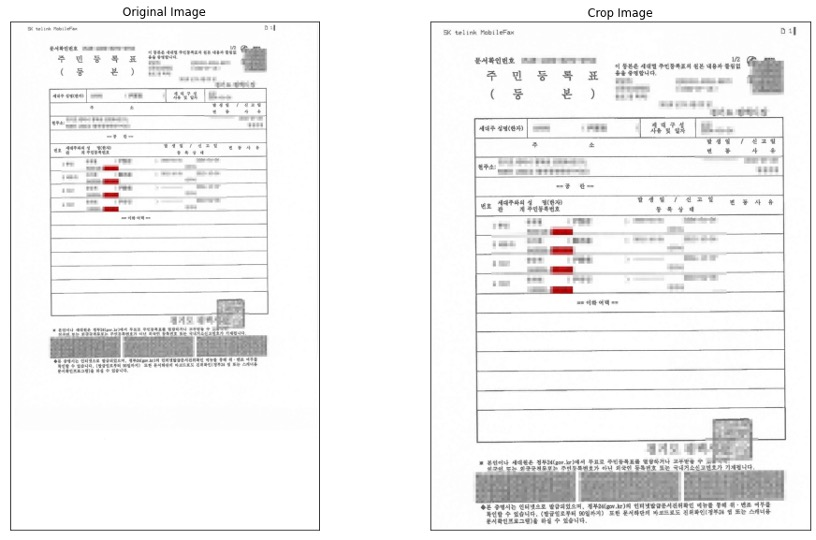
#> input picture asset/example.jpg, 816 x 540 px
$ python -i box_crop.py   (imports and definitions only)
#> lines starting #> are read from the running program, lines starting #| are printed output that depends on the picture; after the words box and inside, x2 and y2 are one past the last pixel; in counts of white or black regions, pixels touching at a corner belong together
#> further down, picture is the input picture: shape (540, 816, 3); mean B, G, R 241.4, 241.4, 241.7
import cv2
import numpy as np


def get_box_crop_img(img, aspect_ratio=0.8, threshold1=100, threshold2=100, cut_rate=0.8, resize_info=[]):
    """
    가장 큰 사각형을 기준으로 Crop
    :param img: (numpy.array)
    :param aspect_ratio: (float)
    :param threshold1: (int)
    :param threshold2: (int)
    :param cut_rate: (float) 이미지 기울기 보정 시 CUT 비율이 큰 경우 제외
    :param resize_info: (list)
    :return: (numpy.array)
    """
#> called with aspect_ratio = 0.8, threshold1 = 100, threshold2 = 100, cut_rate = 0.8
    if len(resize_info) == 4:
        resize_plus_x = resize_info[0]
        resize_plus_y = resize_info[1]
        resize_plus_w = resize_info[2]
        resize_plus_h = resize_info[3]
    else:
        resize_plus_x = 0
        resize_plus_y = 0
        resize_plus_w = 0
        resize_plus_h = 0

    logText = ""

    blur_img = cv2.GaussianBlur(img, (5, 5), 0)

    if len(img.shape) < 3:
        gray_img = blur_img
    else:
        gray_img = cv2.cvtColor(blur_img, cv2.COLOR_BGR2GRAY)

    edges = cv2.Canny(gray_img, threshold1, threshold2)
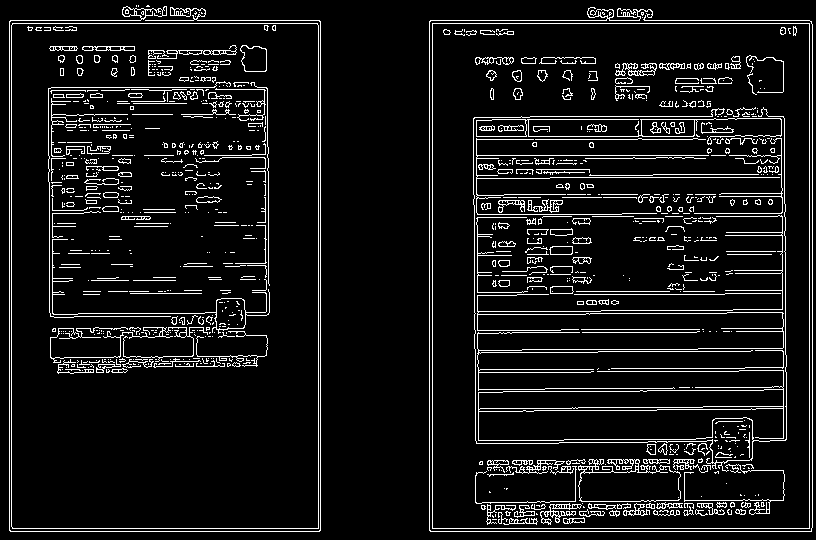
#> edges: shape (540, 816); 8.2% white in thin lines or dots
    contours, _ = cv2.findContours(edges, cv2.RETR_LIST, cv2.CHAIN_APPROX_NONE)
#> contours = 1338 contours, 1109 with area under 20; largest, box (x1, y1, x2, y2) and area: (432, 23, 810, 529) 190385, (432, 23, 810, 529) 190383, (11, 23, 319, 529) 155030, (11, 23, 319, 529) 155028, (473, 107, 787, 472) 5879

    points = []

    for h, cnt in enumerate(contours):
        area = cv2.contourArea(cnt)
        if area >= 90:
            for p in cnt:
                points.append(p[0])
#> this loop made 1338 passes
#> area on passes 5, 7, 12: 40, 23, 58.5
#> after the loop, points = 27134 items

    points = np.array(points)
#> points = 27134 pairs, first value 9 to 812, second value 6 to 531

    if len(points) > 0:
        # aspect ratio(종횡비)가 낮은 경우 화질이 좋지 못해서
        # Cutting 영역을 잡을 수 없기 때문에 Skip 처리함
        ar = round(points[0][0] / points[0][1], 2)
#> ar = 1.26

        if ar < aspect_ratio:
            if points.size > 10:
                rect = cv2.minAreaRect(points)
                box = cv2.boxPoints(rect)
                box = np.int0(box)
                x, y, w, h = cv2.boundingRect(box)

                if resize_plus_x > x:
                    resize_plus_x = 0
                    x = 0
                if resize_plus_y > y:
                    resize_plus_y = 0
                    y = 0
                if resize_plus_w > w:
                    resize_plus_w = 0
                if resize_plus_h > h:
                    resize_plus_h = 0

                debug_img = cv2.rectangle(img.copy(), (x - resize_plus_x, y - resize_plus_y), (x + w + resize_plus_w, y + h + resize_plus_h), (255, 0, 0), 2)
                crop_img = img[y - resize_plus_y:y + h + resize_plus_h, x - resize_plus_x:x + w + resize_plus_w]

            img_cut_rate = (w - x) / (h - y)

            # 이미지에 잘린 비율이 큰 경우 제외(하단에 이미지가 짤리거나 흐릿한 경우 잘못 잘리는 경우 제외)
            if img_cut_rate > cut_rate:
                logText = '[INFO] Auto Crop (Skip) : ' + 'Skip (Cut Rate : ' + str(round(img_cut_rate, 2)) + ')'
                crop_img = img
            else:
                logText = '[INFO] Auto Crop : ' + 'Complete (AR( ' + str(round(ar, 2)) + ') ' + str(
                    img.shape[1]) + ', ' + str(img.shape[0]) + ' -> ' + str(crop_img.shape[1]) + ', ' + str(
                    crop_img.shape[0]) + ')'

        else:
            logText = '[INFO] Auto Crop (Skip) : ' + 'Skip (Aspect Ratio : ' + str(round(ar, 2)) + ')'

        print(logText)
#| [INFO] Auto Crop (Skip) : Skip (Aspect Ratio : 1.26)

        # if autocropImg.shape[2] == 4:
        #     autocropImg = autocropImg[:, :, :3]

#> (the run stopped early here; a loop or call above may not have finished)
